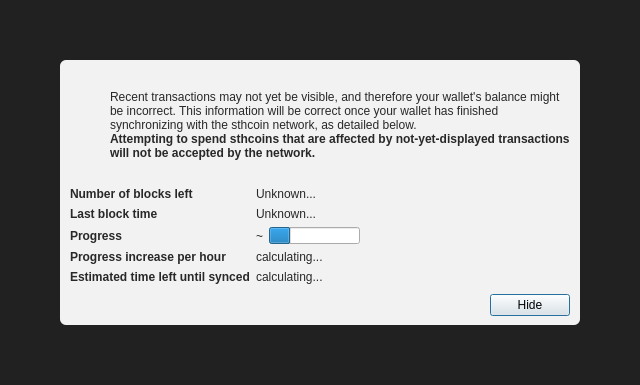
<?xml version="1.0" encoding="UTF-8"?>
<ui version="4.0">
 <class>ModalOverlay</class>
 <widget class="ModalOverlay" name="ModalOverlay">
  <property name="geometry">
   <rect>
    <x>0</x>
    <y>0</y>
    <width>640</width>
    <height>385</height>
   </rect>
  </property>
  <property name="windowTitle">
   <string>Form</string>
  </property>
  <layout class="QVBoxLayout" name="verticalLayout" stretch="0">
   <property name="sizeConstraint">
    <enum>QLayout::SetDefaultConstraint</enum>
   </property>
   <property name="leftMargin">
    <number>0</number>
   </property>
   <property name="topMargin">
    <number>0</number>
   </property>
   <property name="rightMargin">
    <number>0</number>
   </property>
   <property name="bottomMargin">
    <number>0</number>
   </property>
   <item>
    <widget class="QWidget" name="bgWidget" native="true">
     <property name="styleSheet">
      <string notr="true">#bgWidget { background: rgba(0,0,0,220); }</string>
     </property>
     <layout class="QVBoxLayout" name="verticalLayoutMain" stretch="1">
      <property name="leftMargin">
       <number>60</number>
      </property>
      <property name="topMargin">
       <number>60</number>
      </property>
      <property name="rightMargin">
       <number>60</number>
      </property>
      <property name="bottomMargin">
       <number>60</number>
      </property>
      <item>
       <widget class="QWidget" name="contentWidget" native="true">
        <property name="styleSheet">
         <string notr="true">#contentWidget { background: rgba(255,255,255,240); border-radius: 6px; }

QLabel { color: rgb(40,40,40);  }</string>
        </property>
        <layout class="QVBoxLayout" name="verticalLayoutSub" stretch="1,0,0,0">
         <property name="spacing">
          <number>0</number>
         </property>
         <property name="leftMargin">
          <number>10</number>
         </property>
         <property name="topMargin">
          <number>10</number>
         </property>
         <property name="rightMargin">
          <number>10</number>
         </property>
         <property name="bottomMargin">
          <number>10</number>
         </property>
         <item>
          <layout class="QHBoxLayout" name="horizontalLayoutIconText" stretch="0,1">
           <property name="topMargin">
            <number>20</number>
           </property>
           <item>
            <layout class="QVBoxLayout" name="verticalLayoutIcon">
             <property name="leftMargin">
              <number>0</number>
             </property>
             <item>
              <widget class="QPushButton" name="warningIcon">
               <property name="enabled">
                <bool>false</bool>
               </property>
               <property name="text">
                <string/>
               </property>
               <property name="icon">
                <iconset>
                 <normaloff>:/icons/warning</normaloff>
                 <disabledoff>:/icons/warning</disabledoff>:/icons/warning</iconset>
               </property>
               <property name="iconSize">
                <size>
                 <width>48</width>
                 <height>48</height>
                </size>
               </property>
               <property name="flat">
                <bool>true</bool>
               </property>
              </widget>
             </item>
             <item>
              <spacer name="verticalSpacerWarningIcon">
               <property name="orientation">
                <enum>Qt::Vertical</enum>
               </property>
               <property name="sizeHint" stdset="0">
                <size>
                 <width>20</width>
                 <height>40</height>
                </size>
               </property>
              </spacer>
             </item>
            </layout>
           </item>
           <item>
            <layout class="QVBoxLayout" name="verticalLayoutInfoText">
             <property name="leftMargin">
              <number>0</number>
             </property>
             <property name="topMargin">
              <number>0</number>
             </property>
             <item>
              <widget class="QLabel" name="infoText">
               <property name="text">
                <string>Recent transactions may not yet be visible, and therefore your wallet's balance might be incorrect. This information will be correct once your wallet has finished synchronizing with the sthcoin network, as detailed below.</string>
               </property>
               <property name="textFormat">
                <enum>Qt::RichText</enum>
               </property>
               <property name="wordWrap">
                <bool>true</bool>
               </property>
              </widget>
             </item>
             <item>
              <widget class="QLabel" name="infoTextStrong">
               <property name="font">
                <font>
                 <weight>75</weight>
                 <bold>true</bold>
                </font>
               </property>
               <property name="text">
                <string>Attempting to spend sthcoins that are affected by not-yet-displayed transactions will not be accepted by the network.</string>
               </property>
               <property name="textFormat">
                <enum>Qt::RichText</enum>
               </property>
               <property name="wordWrap">
                <bool>true</bool>
               </property>
              </widget>
             </item>
             <item>
              <spacer name="verticalSpacerInTextSpace">
               <property name="orientation">
                <enum>Qt::Vertical</enum>
               </property>
               <property name="sizeHint" stdset="0">
                <size>
                 <width>20</width>
                 <height>40</height>
                </size>
               </property>
              </spacer>
             </item>
            </layout>
           </item>
          </layout>
         </item>
         <item>
          <spacer name="verticalSpacerAfterText">
           <property name="orientation">
            <enum>Qt::Vertical</enum>
           </property>
           <property name="sizeHint" stdset="0">
            <size>
             <width>20</width>
             <height>40</height>
            </size>
           </property>
          </spacer>
         </item>
         <item>
          <layout class="QFormLayout" name="formLayout">
           <property name="fieldGrowthPolicy">
            <enum>QFormLayout::FieldsStayAtSizeHint</enum>
           </property>
           <property name="horizontalSpacing">
            <number>6</number>
           </property>
           <property name="verticalSpacing">
            <number>6</number>
           </property>
           <property name="topMargin">
            <number>10</number>
           </property>
           <item row="0" column="0">
            <widget class="QLabel" name="labelNumberOfBlocksLeft">
             <property name="font">
              <font>
               <weight>75</weight>
               <bold>true</bold>
              </font>
             </property>
             <property name="text">
              <string>Number of blocks left</string>
             </property>
            </widget>
           </item>
           <item row="0" column="1">
            <widget class="QLabel" name="numberOfBlocksLeft">
             <property name="text">
              <string>Unknown...</string>
             </property>
            </widget>
           </item>
           <item row="1" column="0">
            <widget class="QLabel" name="labelLastBlockTime">
             <property name="font">
              <font>
               <weight>75</weight>
               <bold>true</bold>
              </font>
             </property>
             <property name="text">
              <string>Last block time</string>
             </property>
            </widget>
           </item>
           <item row="1" column="1">
            <widget class="QLabel" name="newestBlockDate">
             <property name="sizePolicy">
              <sizepolicy hsizetype="Maximum" vsizetype="Preferred">
               <horstretch>0</horstretch>
               <verstretch>0</verstretch>
              </sizepolicy>
             </property>
             <property name="text">
              <string>Unknown...</string>
             </property>
            </widget>
           </item>
           <item row="2" column="0">
            <widget class="QLabel" name="labelSyncDone">
             <property name="font">
              <font>
               <weight>75</weight>
               <bold>true</bold>
              </font>
             </property>
             <property name="text">
              <string>Progress</string>
             </property>
            </widget>
           </item>
           <item row="2" column="1">
            <layout class="QHBoxLayout" name="horizontalLayoutSync" stretch="0,1">
             <item>
              <widget class="QLabel" name="percentageProgress">
               <property name="text">
                <string notr="true">~</string>
               </property>
              </widget>
             </item>
             <item>
              <widget class="QProgressBar" name="progressBar">
               <property name="value">
                <number>24</number>
               </property>
               <property name="format">
                <string/>
               </property>
              </widget>
             </item>
            </layout>
           </item>
           <item row="4" column="0">
            <widget class="QLabel" name="labelProgressIncrease">
             <property name="font">
              <font>
               <weight>75</weight>
               <bold>true</bold>
              </font>
             </property>
             <property name="text">
              <string>Progress increase per hour</string>
             </property>
            </widget>
           </item>
           <item row="4" column="1">
            <widget class="QLabel" name="progressIncreasePerH">
             <property name="text">
              <string>calculating...</string>
             </property>
            </widget>
           </item>
           <item row="5" column="0">
            <widget class="QLabel" name="labelEstimatedTimeLeft">
             <property name="font">
              <font>
               <weight>75</weight>
               <bold>true</bold>
              </font>
             </property>
             <property name="text">
              <string>Estimated time left until synced</string>
             </property>
            </widget>
           </item>
           <item row="5" column="1">
            <widget class="QLabel" name="expectedTimeLeft">
             <property name="text">
              <string>calculating...</string>
             </property>
            </widget>
           </item>
          </layout>
         </item>
         <item>
          <layout class="QHBoxLayout" name="horizontalLayoutButtons">
           <property name="leftMargin">
            <number>10</number>
           </property>
           <property name="topMargin">
            <number>10</number>
           </property>
           <item>
            <spacer name="horizontalSpacer">
             <property name="orientation">
              <enum>Qt::Horizontal</enum>
             </property>
             <property name="sizeHint" stdset="0">
              <size>
               <width>40</width>
               <height>20</height>
              </size>
             </property>
            </spacer>
           </item>
           <item>
            <widget class="QPushButton" name="closeButton">
             <property name="text">
              <string>Hide</string>
             </property>
             <property name="focusPolicy">
              <enum>Qt::StrongFocus</enum>
             </property>
             <property name="default">
              <bool>true</bool>
             </property>
            </widget>
           </item>
          </layout>
         </item>
        </layout>
       </widget>
      </item>
     </layout>
    </widget>
   </item>
  </layout>
 </widget>
 <customwidgets>
  <customwidget>
   <class>ModalOverlay</class>
   <extends>QWidget</extends>
   <header>qt/modaloverlay.h</header>
   <container>1</container>
  </customwidget>
 </customwidgets>
 <resources/>
 <connections/>
</ui>
